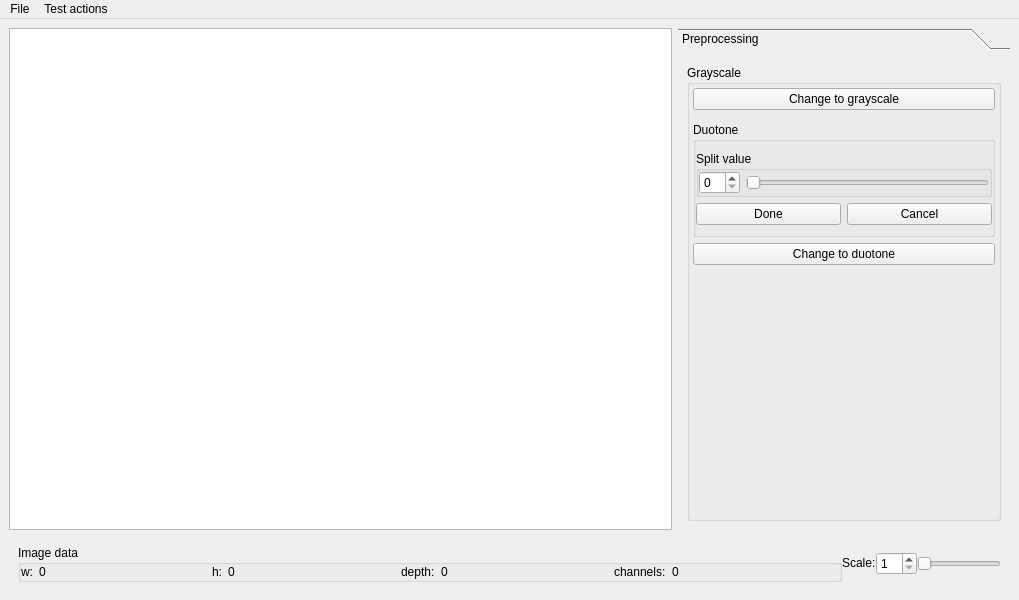
<?xml version="1.0" encoding="UTF-8"?>
<ui version="4.0">
 <class>MainWindow</class>
 <widget class="QMainWindow" name="MainWindow">
  <property name="geometry">
   <rect>
    <x>0</x>
    <y>0</y>
    <width>1019</width>
    <height>600</height>
   </rect>
  </property>
  <property name="sizePolicy">
   <sizepolicy hsizetype="Preferred" vsizetype="Preferred">
    <horstretch>2</horstretch>
    <verstretch>0</verstretch>
   </sizepolicy>
  </property>
  <property name="windowTitle">
   <string>MainWindow</string>
  </property>
  <widget class="QWidget" name="centralwidget">
   <property name="sizePolicy">
    <sizepolicy hsizetype="Preferred" vsizetype="Preferred">
     <horstretch>2</horstretch>
     <verstretch>2</verstretch>
    </sizepolicy>
   </property>
   <layout class="QHBoxLayout" name="horizontalLayout">
    <item>
     <layout class="QVBoxLayout" name="verticalLayout">
      <item>
       <layout class="QHBoxLayout" name="horizontalLayout_3">
        <item>
         <widget class="QGraphicsView" name="image_box">
          <property name="sizePolicy">
           <sizepolicy hsizetype="Expanding" vsizetype="Expanding">
            <horstretch>2</horstretch>
            <verstretch>0</verstretch>
           </sizepolicy>
          </property>
          <property name="acceptDrops">
           <bool>false</bool>
          </property>
         </widget>
        </item>
        <item>
         <widget class="QToolBox" name="tools_tabs">
          <property name="enabled">
           <bool>true</bool>
          </property>
          <property name="sizePolicy">
           <sizepolicy hsizetype="MinimumExpanding" vsizetype="Expanding">
            <horstretch>1</horstretch>
            <verstretch>0</verstretch>
           </sizepolicy>
          </property>
          <property name="currentIndex">
           <number>0</number>
          </property>
          <widget class="QWidget" name="tab_preprocessing" native="true">
           <property name="enabled">
            <bool>true</bool>
           </property>
           <property name="sizePolicy">
            <sizepolicy hsizetype="Expanding" vsizetype="Expanding">
             <horstretch>0</horstretch>
             <verstretch>0</verstretch>
            </sizepolicy>
           </property>
           <attribute name="label">
            <string>Preprocessing</string>
           </attribute>
           <layout class="QHBoxLayout" name="horizontalLayout_4">
            <item>
             <widget class="QGroupBox" name="groupBox_grayscale">
              <property name="title">
               <string>Grayscale</string>
              </property>
              <layout class="QVBoxLayout" name="verticalLayout_2">
               <property name="spacing">
                <number>3</number>
               </property>
               <property name="leftMargin">
                <number>3</number>
               </property>
               <property name="topMargin">
                <number>3</number>
               </property>
               <property name="rightMargin">
                <number>3</number>
               </property>
               <property name="bottomMargin">
                <number>3</number>
               </property>
               <item>
                <widget class="QPushButton" name="button_grayscale">
                 <property name="text">
                  <string>Change to grayscale</string>
                 </property>
                </widget>
               </item>
               <item>
                <widget class="QWidget" name="widget_duotone" native="true">
                 <property name="sizePolicy">
                  <sizepolicy hsizetype="Preferred" vsizetype="Maximum">
                   <horstretch>0</horstretch>
                   <verstretch>0</verstretch>
                  </sizepolicy>
                 </property>
                 <layout class="QVBoxLayout" name="verticalLayout_3">
                  <property name="leftMargin">
                   <number>0</number>
                  </property>
                  <property name="topMargin">
                   <number>9</number>
                  </property>
                  <property name="rightMargin">
                   <number>0</number>
                  </property>
                  <property name="bottomMargin">
                   <number>9</number>
                  </property>
                  <item>
                   <widget class="QGroupBox" name="groupBox_duotone_preview">
                    <property name="title">
                     <string>Duotone</string>
                    </property>
                    <layout class="QVBoxLayout" name="verticalLayout_4">
                     <property name="leftMargin">
                      <number>0</number>
                     </property>
                     <property name="rightMargin">
                      <number>0</number>
                     </property>
                     <item>
                      <widget class="QGroupBox" name="horizontalGroupBox_2">
                       <property name="title">
                        <string>Split value</string>
                       </property>
                       <layout class="QHBoxLayout" name="horizontalLayout_5">
                        <property name="leftMargin">
                         <number>0</number>
                        </property>
                        <property name="topMargin">
                         <number>0</number>
                        </property>
                        <property name="rightMargin">
                         <number>0</number>
                        </property>
                        <property name="bottomMargin">
                         <number>0</number>
                        </property>
                        <item>
                         <widget class="QSpinBox" name="spinBox_duotone"/>
                        </item>
                        <item>
                         <widget class="QSlider" name="slider_duotone">
                          <property name="maximum">
                           <number>255</number>
                          </property>
                          <property name="orientation">
                           <enum>Qt::Horizontal</enum>
                          </property>
                         </widget>
                        </item>
                       </layout>
                      </widget>
                     </item>
                     <item>
                      <layout class="QHBoxLayout" name="horizontalLayout_6">
                       <item>
                        <widget class="QPushButton" name="button_duotone_done">
                         <property name="text">
                          <string>Done</string>
                         </property>
                        </widget>
                       </item>
                       <item>
                        <widget class="QPushButton" name="button_duotone_cancel">
                         <property name="text">
                          <string>Cancel</string>
                         </property>
                        </widget>
                       </item>
                      </layout>
                     </item>
                    </layout>
                   </widget>
                  </item>
                  <item>
                   <widget class="QPushButton" name="button_duotone_preview">
                    <property name="text">
                     <string>Change to duotone</string>
                    </property>
                   </widget>
                  </item>
                 </layout>
                </widget>
               </item>
               <item>
                <widget class="QWidget" name="widget_spacer_grayscale" native="true"/>
               </item>
              </layout>
             </widget>
            </item>
           </layout>
          </widget>
         </widget>
        </item>
       </layout>
      </item>
      <item>
       <widget class="QWidget" name="widget_img_info" native="true">
        <property name="enabled">
         <bool>true</bool>
        </property>
        <layout class="QHBoxLayout" name="layout_img_controls">
         <property name="spacing">
          <number>0</number>
         </property>
         <item>
          <widget class="QGroupBox" name="groupBox_image_data">
           <property name="sizePolicy">
            <sizepolicy hsizetype="Preferred" vsizetype="Minimum">
             <horstretch>8</horstretch>
             <verstretch>0</verstretch>
            </sizepolicy>
           </property>
           <property name="title">
            <string notr="true">Image data</string>
           </property>
           <property name="flat">
            <bool>true</bool>
           </property>
           <layout class="QHBoxLayout" name="horizontalLayout_2">
            <property name="spacing">
             <number>6</number>
            </property>
            <property name="leftMargin">
             <number>0</number>
            </property>
            <property name="topMargin">
             <number>0</number>
            </property>
            <property name="rightMargin">
             <number>0</number>
            </property>
            <property name="bottomMargin">
             <number>0</number>
            </property>
            <item>
             <widget class="QLabel" name="label_width">
              <property name="sizePolicy">
               <sizepolicy hsizetype="Fixed" vsizetype="Fixed">
                <horstretch>0</horstretch>
                <verstretch>0</verstretch>
               </sizepolicy>
              </property>
              <property name="text">
               <string>w:</string>
              </property>
             </widget>
            </item>
            <item>
             <widget class="QLabel" name="label_width_data">
              <property name="sizePolicy">
               <sizepolicy hsizetype="Preferred" vsizetype="Fixed">
                <horstretch>0</horstretch>
                <verstretch>0</verstretch>
               </sizepolicy>
              </property>
              <property name="text">
               <string>0</string>
              </property>
             </widget>
            </item>
            <item>
             <widget class="QLabel" name="label_height">
              <property name="sizePolicy">
               <sizepolicy hsizetype="Fixed" vsizetype="Fixed">
                <horstretch>0</horstretch>
                <verstretch>0</verstretch>
               </sizepolicy>
              </property>
              <property name="text">
               <string>h:</string>
              </property>
             </widget>
            </item>
            <item>
             <widget class="QLabel" name="label_height_data">
              <property name="sizePolicy">
               <sizepolicy hsizetype="Preferred" vsizetype="Fixed">
                <horstretch>0</horstretch>
                <verstretch>0</verstretch>
               </sizepolicy>
              </property>
              <property name="text">
               <string>0</string>
              </property>
             </widget>
            </item>
            <item>
             <widget class="QLabel" name="label_depth">
              <property name="sizePolicy">
               <sizepolicy hsizetype="Fixed" vsizetype="Fixed">
                <horstretch>0</horstretch>
                <verstretch>0</verstretch>
               </sizepolicy>
              </property>
              <property name="text">
               <string>depth:</string>
              </property>
             </widget>
            </item>
            <item>
             <widget class="QLabel" name="label_depth_data">
              <property name="sizePolicy">
               <sizepolicy hsizetype="Preferred" vsizetype="Fixed">
                <horstretch>0</horstretch>
                <verstretch>0</verstretch>
               </sizepolicy>
              </property>
              <property name="text">
               <string>0</string>
              </property>
             </widget>
            </item>
            <item>
             <widget class="QLabel" name="label_channels">
              <property name="sizePolicy">
               <sizepolicy hsizetype="Fixed" vsizetype="Fixed">
                <horstretch>0</horstretch>
                <verstretch>0</verstretch>
               </sizepolicy>
              </property>
              <property name="text">
               <string>channels:</string>
              </property>
             </widget>
            </item>
            <item>
             <widget class="QLabel" name="label_channels_data">
              <property name="sizePolicy">
               <sizepolicy hsizetype="Preferred" vsizetype="Fixed">
                <horstretch>0</horstretch>
                <verstretch>0</verstretch>
               </sizepolicy>
              </property>
              <property name="text">
               <string>0</string>
              </property>
             </widget>
            </item>
           </layout>
          </widget>
         </item>
         <item>
          <widget class="QLabel" name="label_scale">
           <property name="sizePolicy">
            <sizepolicy hsizetype="Preferred" vsizetype="Fixed">
             <horstretch>0</horstretch>
             <verstretch>0</verstretch>
            </sizepolicy>
           </property>
           <property name="text">
            <string>Scale:</string>
           </property>
          </widget>
         </item>
         <item>
          <widget class="QSpinBox" name="spinbox_scale">
           <property name="sizePolicy">
            <sizepolicy hsizetype="Minimum" vsizetype="Fixed">
             <horstretch>0</horstretch>
             <verstretch>0</verstretch>
            </sizepolicy>
           </property>
           <property name="minimum">
            <number>1</number>
           </property>
           <property name="maximum">
            <number>10</number>
           </property>
          </widget>
         </item>
         <item>
          <widget class="QSlider" name="slider_scale">
           <property name="sizePolicy">
            <sizepolicy hsizetype="Expanding" vsizetype="Fixed">
             <horstretch>0</horstretch>
             <verstretch>0</verstretch>
            </sizepolicy>
           </property>
           <property name="minimum">
            <number>1</number>
           </property>
           <property name="maximum">
            <number>10</number>
           </property>
           <property name="pageStep">
            <number>1</number>
           </property>
           <property name="orientation">
            <enum>Qt::Horizontal</enum>
           </property>
           <property name="invertedAppearance">
            <bool>false</bool>
           </property>
           <property name="tickPosition">
            <enum>QSlider::NoTicks</enum>
           </property>
           <property name="tickInterval">
            <number>0</number>
           </property>
          </widget>
         </item>
        </layout>
       </widget>
      </item>
     </layout>
    </item>
   </layout>
  </widget>
  <widget class="QMenuBar" name="menuBar">
   <property name="geometry">
    <rect>
     <x>0</x>
     <y>0</y>
     <width>1019</width>
     <height>21</height>
    </rect>
   </property>
   <widget class="QMenu" name="menuFile">
    <property name="title">
     <string>File</string>
    </property>
    <addaction name="actionOpen"/>
    <addaction name="separator"/>
    <addaction name="actionSave_as"/>
    <addaction name="actionSave"/>
    <addaction name="separator"/>
    <addaction name="actionExit"/>
   </widget>
   <widget class="QMenu" name="menuTest_actions">
    <property name="title">
     <string>Test actions</string>
    </property>
    <addaction name="actionTest_Set_Red"/>
   </widget>
   <addaction name="menuFile"/>
   <addaction name="menuTest_actions"/>
  </widget>
  <action name="actionOpen">
   <property name="text">
    <string>Open</string>
   </property>
  </action>
  <action name="actionSave_as">
   <property name="text">
    <string>Save as</string>
   </property>
  </action>
  <action name="actionSave">
   <property name="enabled">
    <bool>false</bool>
   </property>
   <property name="text">
    <string>Save</string>
   </property>
  </action>
  <action name="actionExit">
   <property name="text">
    <string>Exit</string>
   </property>
  </action>
  <action name="actionTest_Set_Red">
   <property name="enabled">
    <bool>false</bool>
   </property>
   <property name="text">
    <string>Set Red to 80%</string>
   </property>
  </action>
 </widget>
 <resources/>
 <connections>
  <connection>
   <sender>actionExit</sender>
   <signal>triggered()</signal>
   <receiver>MainWindow</receiver>
   <slot>close()</slot>
   <hints>
    <hint type="sourcelabel">
     <x>-1</x>
     <y>-1</y>
    </hint>
    <hint type="destinationlabel">
     <x>399</x>
     <y>299</y>
    </hint>
   </hints>
  </connection>
 </connections>
</ui>
